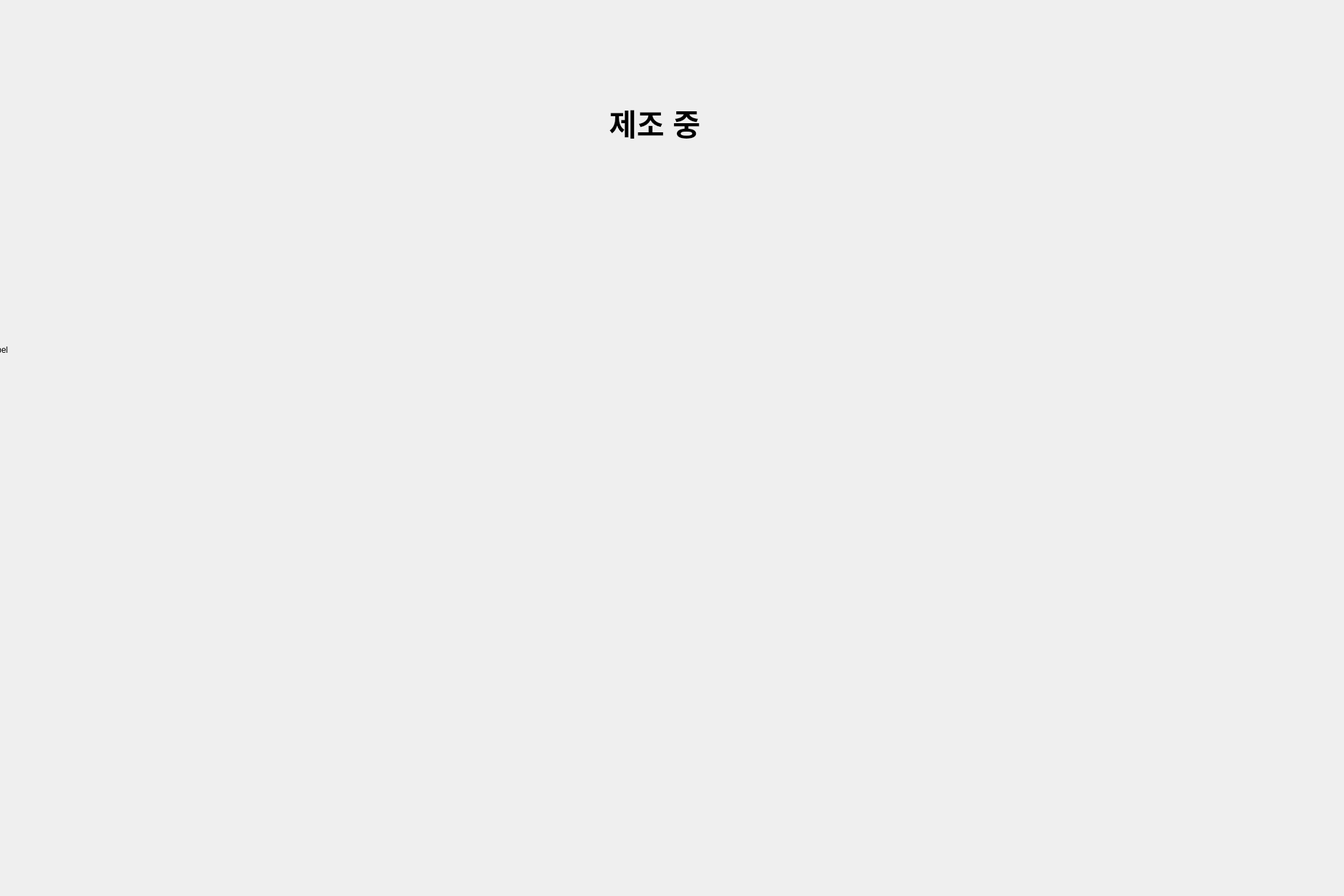
<?xml version="1.0" encoding="UTF-8"?>
<ui version="4.0">
 <class>Dialog</class>
 <widget class="QDialog" name="Dialog">
  <property name="geometry">
   <rect>
    <x>0</x>
    <y>0</y>
    <width>1920</width>
    <height>1280</height>
   </rect>
  </property>
  <property name="windowTitle">
   <string>Dialog</string>
  </property>
  <property name="styleSheet">
   <string notr="true">QPushButton {
    border: 2px solid #1E90FF;  /* 테두리 색상: DodgerBlue */
    border-radius: 10px;        /* 둥근 테두리 */
    padding: 5px;               /* 버튼 내부 여백 */
    background-color: #F0F8FF;  /* 배경 색상: AliceBlue */
}

QPushButton:hover {
    border: 2px solid #00BFFF;  /* 마우스 올렸을 때 테두리 색상: DeepSkyBlue */
    background-color: #E6F2FF;  /* 마우스 올렸을 때 배경 색상 */
}
</string>
  </property>
  <widget class="QLabel" name="label">
   <property name="geometry">
    <rect>
     <x>870</x>
     <y>150</y>
     <width>161</width>
     <height>51</height>
    </rect>
   </property>
   <property name="font">
    <font>
     <pointsize>32</pointsize>
     <weight>75</weight>
     <bold>true</bold>
    </font>
   </property>
   <property name="text">
    <string>제조 중</string>
   </property>
  </widget>
  <widget class="QLabel" name="label_pic">
   <property name="geometry">
    <rect>
     <x>810</x>
     <y>240</y>
     <width>521</width>
     <height>441</height>
    </rect>
   </property>
   <property name="font">
    <font>
     <pointsize>32</pointsize>
    </font>
   </property>
   <property name="text">
    <string/>
   </property>
  </widget>
  <widget class="QLabel" name="label_3">
   <property name="geometry">
    <rect>
     <x>-40</x>
     <y>-40</y>
     <width>1920</width>
     <height>1080</height>
    </rect>
   </property>
   <property name="text">
    <string>TextLabel</string>
   </property>
  </widget>
  <zorder>label_3</zorder>
  <zorder>label</zorder>
  <zorder>label_pic</zorder>
 </widget>
 <resources/>
 <connections/>
</ui>
